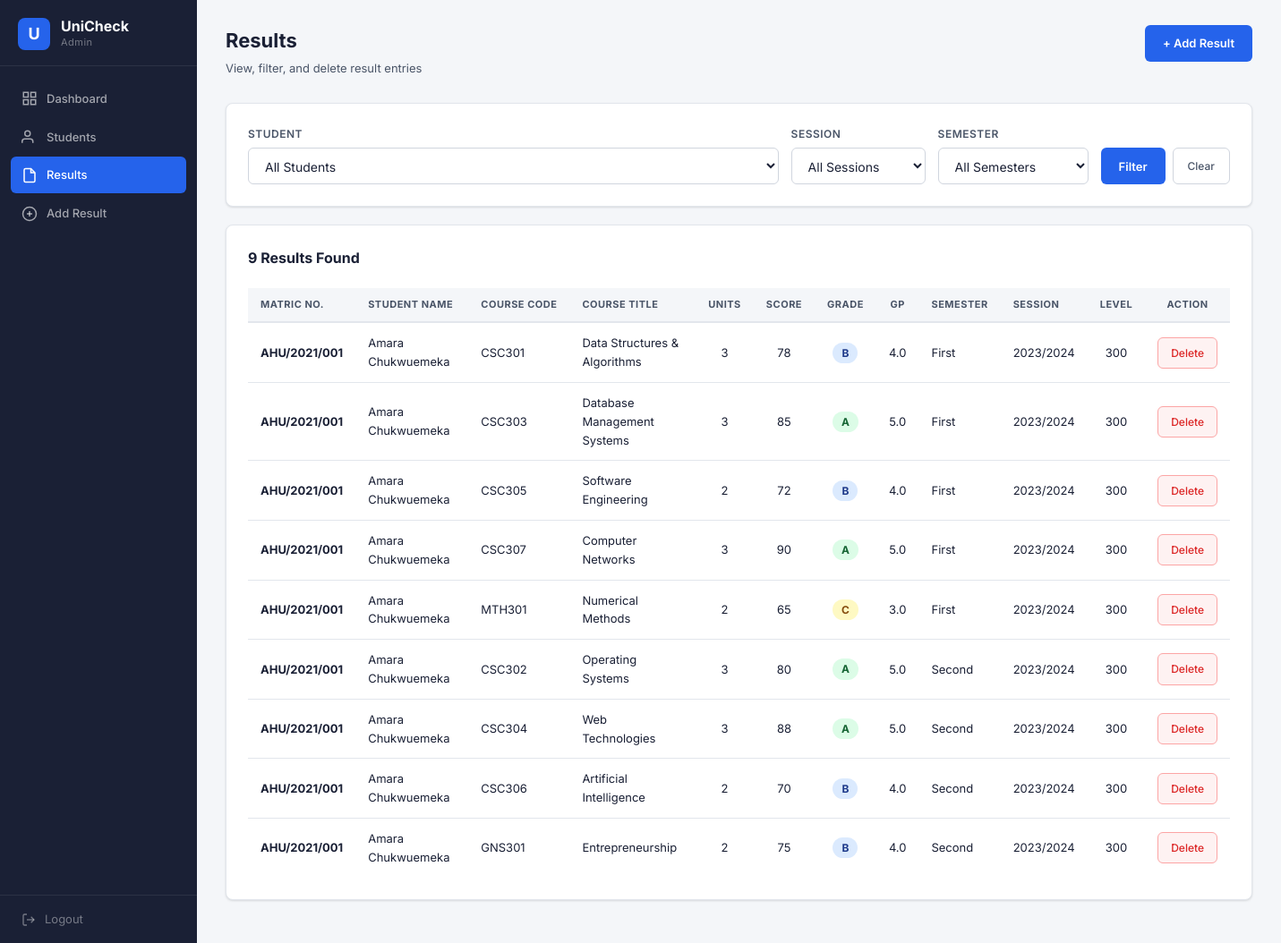
/admin/results.php (signed in), run on the app's committed database.
### tables this page shows
CREATE TABLE IF NOT EXISTS results (
    id INT AUTO_INCREMENT PRIMARY KEY,
    matric_number VARCHAR(20) NOT NULL,
    course_code VARCHAR(20) NOT NULL,
    course_title VARCHAR(150) NOT NULL,
    credit_unit TINYINT NOT NULL,
    score TINYINT NOT NULL,
    grade CHAR(2) NOT NULL,
    grade_point DECIMAL(3,1) NOT NULL,
    semester ENUM('First','Second') NOT NULL,
    session VARCHAR(10) NOT NULL,
    level ENUM('100','200','300','400','500') NOT NULL,
    FOREIGN KEY (matric_number) REFERENCES students(matric_number) ON DELETE CASCADE
);

CREATE TABLE IF NOT EXISTS students (
    id INT AUTO_INCREMENT PRIMARY KEY,
    matric_number VARCHAR(20) NOT NULL UNIQUE,
    full_name VARCHAR(100) NOT NULL,
    level ENUM('100','200','300','400','500') NOT NULL,
    department VARCHAR(100) NOT NULL,
    faculty VARCHAR(100) NOT NULL,
    created_at TIMESTAMP DEFAULT CURRENT_TIMESTAMP
);

### admin/results.php (the view, shortened to what this page needs)
<?php
require_once '../includes/config.php';
$where = [];
$whereSQL = $where ? 'WHERE ' . implode(' AND ', $where) : '';
$sql = "SELECT r.*, s.full_name
        FROM results r
        JOIN students s ON r.matric_number = s.matric_number
        $whereSQL
        ORDER BY r.session DESC, r.semester ASC, r.matric_number ASC, r.course_code ASC";
$stmt = $conn->prepare($sql);
$stmt->execute();
$results = $stmt->get_result()->fetch_all(MYSQLI_ASSOC);
?>
<!DOCTYPE html>
<html lang="en">
<head>
  <link rel="stylesheet" href="../assets/css/style.css"/>
</head>
<body class="admin-body">
  <aside class="sidebar">
    <div class="sidebar-logo">
      <div class="logo-icon">U</div>
      <div><span class="logo-name">UniCheck</span><span class="logo-sub">Admin</span></div>
    </div>
    <nav class="sidebar-nav">
      <a href="dashboard.php" class="nav-item">
        <svg width="18" height="18" fill="none" stroke="currentColor" stroke-width="2" viewBox="0 0 24 24"><rect x="3" y="3" width="7" height="7"/><rect x="14" y="3" width="7" height="7"/><rect x="3" y="14" width="7" height="7"/><rect x="14" y="14" width="7" height="7"/></svg>
        Dashboard
      </a>
      <a href="students.php" class="nav-item">
        <svg width="18" height="18" fill="none" stroke="currentColor" stroke-width="2" viewBox="0 0 24 24"><path d="M17 21v-2a4 4 0 0 0-4-4H5a4 4 0 0 0-4 4v2"/><circle cx="9" cy="7" r="4"/></svg>
        Students
      </a>
      <a href="results.php" class="nav-item active">
        <svg width="18" height="18" fill="none" stroke="currentColor" stroke-width="2" viewBox="0 0 24 24"><path d="M14 2H6a2 2 0 0 0-2 2v16a2 2 0 0 0 2 2h12a2 2 0 0 0 2-2V8z"/><polyline points="14 2 14 8 20 8"/></svg>
        Results
      </a>
      <a href="add_result.php" class="nav-item">
        <svg width="18" height="18" fill="none" stroke="currentColor" stroke-width="2" viewBox="0 0 24 24"><circle cx="12" cy="12" r="10"/><line x1="12" y1="8" x2="12" y2="16"/><line x1="8" y1="12" x2="16" y2="12"/></svg>
        Add Result
      </a>
    </nav>
    <a href="logout.php" class="sidebar-logout">
      <svg width="16" height="16" fill="none" stroke="currentColor" stroke-width="2" viewBox="0 0 24 24"><path d="M9 21H5a2 2 0 0 1-2-2V5a2 2 0 0 1 2-2h4"/><polyline points="16 17 21 12 16 7"/><line x1="21" y1="12" x2="9" y2="12"/></svg>
      Logout
    </a>
  </aside>
  <div class="admin-main">
    <div class="admin-topbar">
      <div>
        <h1 class="page-title">
          Results
        </h1>
        <p class="page-sub">View, filter, and delete result entries</p>
      </div>
      <a href="add_result.php" class="btn btn-primary">+ Add Result</a>
    </div>
    <div class="card" style="margin-bottom:20px">
      <form method="GET" action="">
        <div class="search-row" style="align-items:flex-end;gap:14px;flex-wrap:wrap">
          <div class="form-group" style="flex:1;min-width:180px;margin-bottom:0">
            <label>Student</label>
            <select name="matric">
              <option value="">All Students</option>
            </select>
          </div>
          <div class="form-group" style="min-width:150px;margin-bottom:0">
            <label>Session</label>
            <select name="session">
              <option value="">All Sessions</option>
            </select>
          </div>
          <div class="form-group" style="min-width:150px;margin-bottom:0">
            <label>Semester</label>
            <select name="semester">
              <option value="">All Semesters</option>
            </select>
          </div>
          <div style="margin-bottom:0;display:flex;gap:8px">
            <button type="submit" class="btn btn-primary">Filter</button>
            <a href="results.php" class="btn btn-outline-sm" style="padding:10px 16px">Clear</a>
          </div>
        </div>
      </form>
    </div>
    <div class="card">
      <div class="table-header">
        <h2 class="table-title"><?= count($results) ?> Result<?= count($results) !== 1 ? 's' : '' ?> Found</h2>
      </div>
      <?php if (empty($results)): ?>
      <div class="alert alert-info" style="margin:0">
        <svg width="16" height="16" fill="none" stroke="currentColor" stroke-width="2" viewBox="0 0 24 24"><circle cx="12" cy="12" r="10"/><line x1="12" y1="16" x2="12" y2="12"/><line x1="12" y1="8" x2="12.01" y2="8"/></svg>
        No results found. Try adjusting your filters or <a href="add_result.php">add a result</a>.
      </div>
      <?php else: ?>
      <div class="table-wrap">
        <table class="result-table">
          <thead>
            <tr>
              <th>Matric No.</th>
              <th>Student Name</th>
              <th>Course Code</th>
              <th>Course Title</th>
              <th class="center">Units</th>
              <th class="center">Score</th>
              <th class="center">Grade</th>
              <th class="center">GP</th>
              <th>Semester</th>
              <th>Session</th>
              <th class="center">Level</th>
              <th class="center">Action</th>
            </tr>
          </thead>
          <tbody>
            <?php foreach ($results as $r): ?>
            <tr>
              <td><strong><?= htmlspecialchars($r['matric_number']) ?></strong></td>
              <td><?= htmlspecialchars($r['full_name']) ?></td>
              <td><?= htmlspecialchars($r['course_code']) ?></td>
              <td><?= htmlspecialchars($r['course_title']) ?></td>
              <td class="center"><?= $r['credit_unit'] ?></td>
              <td class="center"><?= $r['score'] ?></td>
              <td class="center">
                <span class="grade-badge grade-<?= strtolower($r['grade']) ?>">
                  <?= $r['grade'] ?>
                </span>
              </td>
              <td class="center"><?= number_format($r['grade_point'], 1) ?></td>
              <td><?= $r['semester'] ?></td>
              <td><?= $r['session'] ?></td>
              <td class="center"><?= $r['level'] ?></td>
              <td class="center">
                <?php
                  $delUrl = 'results.php?delete_id=' . $r['id'];
                ?>
                <a href="<?= $delUrl ?>"
                   class="btn btn-danger-sm"
                   onclick="return confirm('Delete this result entry? This cannot be undone.')">
                  Delete
                </a>
              </td>
            </tr>
            <?php endforeach; ?>
          </tbody>
        </table>
      </div>
      <?php endif; ?>
    </div>
  </div>
</body>
</html>

### data on the page
results: matric_number "AHU/2021/001", students.full_name "Amara Chukwuemeka", course_code "CSC301", course_title "Data Structures & Algorithms", credit_unit "3", score "78", grade "B", grade_point "4.0", semester "First", session "2023/2024", level "300"
results: matric_number "AHU/2021/001", students.full_name "Amara Chukwuemeka", course_code "CSC303", course_title "Database Management Systems", credit_unit "3", score "85", grade "A", grade_point "5.0", semester "First", session "2023/2024", level "300"
results: matric_number "AHU/2021/001", students.full_name "Amara Chukwuemeka", course_code "CSC305", course_title "Software Engineering", credit_unit "2", score "72", grade "B", grade_point "4.0", semester "First", session "2023/2024", level "300"
results: matric_number "AHU/2021/001", students.full_name "Amara Chukwuemeka", course_code "CSC307", course_title "Computer Networks", credit_unit "3", score "90", grade "A", grade_point "5.0", semester "First", session "2023/2024", level "300"
results: matric_number "AHU/2021/001", students.full_name "Amara Chukwuemeka", course_code "MTH301", course_title "Numerical Methods", credit_unit "2", score "65", grade "C", grade_point "3.0", semester "First", session "2023/2024", level "300"
results: matric_number "AHU/2021/001", students.full_name "Amara Chukwuemeka", course_code "CSC302", course_title "Operating Systems", credit_unit "3", score "80", grade "A", grade_point "5.0", semester "Second", session "2023/2024", level "300"
results: matric_number "AHU/2021/001", students.full_name "Amara Chukwuemeka", course_code "CSC304", course_title "Web Technologies", credit_unit "3", score "88", grade "A", grade_point "5.0", semester "Second", session "2023/2024", level "300"
results: matric_number "AHU/2021/001", students.full_name "Amara Chukwuemeka", course_code "CSC306", course_title "Artificial Intelligence", credit_unit "2", score "70", grade "B", grade_point "4.0", semester "Second", session "2023/2024", level "300"
results: matric_number "AHU/2021/001", students.full_name "Amara Chukwuemeka", course_code "GNS301", course_title "Entrepreneurship", credit_unit "2", score "75", grade "B", grade_point "4.0", semester "Second", session "2023/2024", level "300"

### other printed values
count($results) "9"
